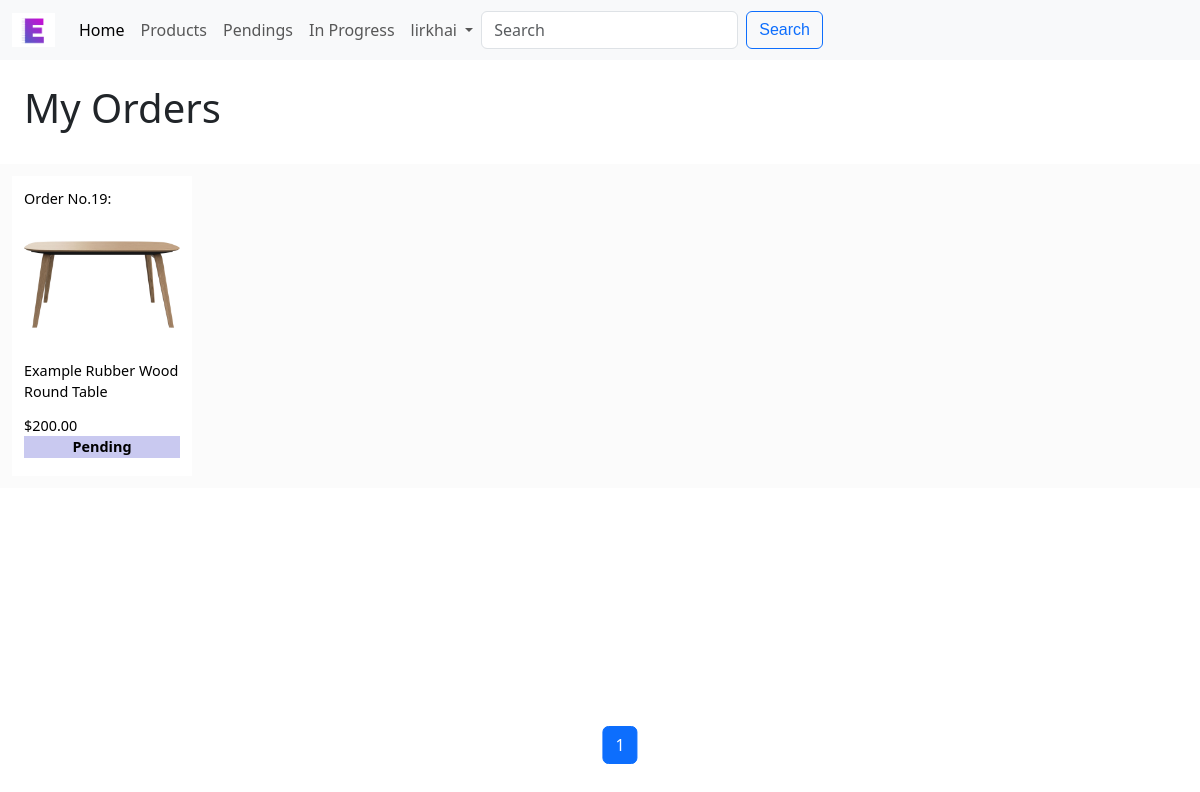
Screenshot of /my_orders (signed in) with the database file from the repository.
### esb/models.py (models this page shows, shortened)
class User(AbstractUser):
    email_token = models.CharField(max_length=200)
    email_is_verified = models.BooleanField(default=False)

class CustomerPurchase(models.Model):
    customer = models.ForeignKey(
        Customer, on_delete=models.CASCADE, related_name="customer_purchases"
    )
    purchase = models.ForeignKey(
        PurchaseOrder, on_delete=models.CASCADE, related_name="customer_purchases"
    )
    quantity = models.IntegerField()

class PurchaseOrder(models.Model):
    product = models.ForeignKey(
        Product, on_delete=models.CASCADE, related_name="order_product"
    )
    date_time = models.DateTimeField(null=True)
    target_quantity = models.IntegerField()
    @property
    def reach_target(self):
        total_quantity = sum(
            [purchase.quantity for purchase in self.customer_purchases.all()]
        )
        return total_quantity >= self.target_quantity

class Product(models.Model):
    title = models.CharField(max_length=100)
    description = models.TextField(max_length=1000)
    category = models.ForeignKey(
        Category,
        on_delete=models.SET_NULL,
        blank=True,
        null=True,
        related_name="categories",
    )
    price = models.DecimalField(max_digits=10, decimal_places=2)
    active = models.BooleanField(default=False)
    img = models.ImageField(upload_to="esb/static/esb/image")
    class Meta:
        ordering = ["-active", "id"]

### esb/views.py (the view)
# urls.py: path("my_orders", views.my_orders, name="my_orders"),
def my_orders(request):
    user = User.objects.get(username=request.user.username)
    try:
        cus = Customer.objects.get(user=user)
        cusP = CustomerPurchase.objects.filter(
            customer=cus).order_by("-purchase_id")
    except (Customer.DoesNotExist, CustomerPurchase.DoesNotExist):
        cusP = CustomerPurchase.objects.none()
        cus = None
    paginator = Paginator(cusP, 18)
    page_number = request.GET.get("page")
    page_obj = paginator.get_page(page_number)
    prev_prev_page_number = page_obj.number - 2
    if page_obj.number + 2 in page_obj.paginator.page_range:
        next_next_page_number = page_obj.number + 2
    else:
        next_next_page_number = None
    return render(request, "esb/myorders.html", {
        "page_obj": page_obj,
        "cusP": cusP,
        "next_next_page_number": next_next_page_number,
        "prev_prev_page_number": prev_prev_page_number
    })

### esb/templates/esb/myorders.html
{% extends "esb/pendings.html" %}
{% block title %} <h1 class="padding1">My Orders</h1> {% endblock %}
{% block body-view %}
    {% for p in page_obj %}
        <a class="pending-view" href="{% url 'order_page' p.purchase.id %}">
            <div>Order No.{{ p.purchase.id}}: </div>
            <div class="div-preview-img">
                {% if p.purchase.product.img %}
                    <img src="{{ p.purchase.product.img }}" alt="{{ p.purchase.product.title }}">
                {% else %}
                    No Image.
                {% endif %}
            </div>
            <div class="div-preview-title">
                {{ p.purchase.product.title }}
            </div>
            <div>
                ${{ p.purchase.product.price }}
            </div>
            {% if p.purchase.reach_target %}
                <p id="order-status" style="background-color: rgba(121, 250, 121, 0.767);">In Progress</p>
            {% else %}
                <p id="order-status" style="background-color: rgba(170, 170, 231, 0.632);">Pending</p>
            {% endif %}
        </a>
    {% endfor %}
{% endblock %}

### esb/templates/esb/layout.html (shortened to what this page needs)
{% load static %}
<!DOCTYPE html>
<html lang="en">
    <head>
        <link href="https://cdn.jsdelivr.net/npm/bootstrap@5.3.0-alpha1/dist/css/bootstrap.min.css" rel="stylesheet"
>
        <link rel="stylesheet" href="{% static 'esb/styles.css' %}">
    </head>
    <body>
        <nav class="navbar navbar-expand-lg bg-body-tertiary fixed-top">
            <div class="container-fluid">
                <a class="navbar-brand" href="#">
                    <img src="{% static 'esb/image/ESB.jpg' %}" alt="Esb" width="43" height="34">
                </a>
                <div class="collapse navbar-collapse" id="navbarNavDropdown" style="text-align:center;">
                    <ul class="navbar-nav">
                        <li class="nav-item">
                            <a class="nav-link active" aria-current="page" href="{% url 'index' %}">Home</a>
                        </li>
                        <li class="nav-item">
                            <a class="nav-link" href="{% url 'category' %}">Products</a>
                        </li>
                        <li class="nav-item">
                            <a class="nav-link" href="{% url 'pendings' %}">Pendings</a>
                        </li>
                        <li class="nav-item">
                            <a class="nav-link" href="{% url 'inprogress' %}">In Progress</a>
                        </li>
                        {% if request.user.is_authenticated %}
                        <li class="nav-item dropdown" style="text-align:center;">
                            <a class="nav-link dropdown-toggle" href="#" role="button" data-bs-toggle="dropdown" aria-expanded="false">
                                {{ user.username }}
                            </a>
                        </li>
                        {% endif %}
                    </ul>
                    <form action="{% url 'search_products' %}"class="d-flex" role="search" method="get">
                        <input class="form-control me-2" type="search" placeholder="Search" aria-label="Search" name="q">
                        <button class="btn btn-outline-primary" type="submit">Search</button>
                    </form>
                </div>
            </div>
        </nav>
    {% block body %}
    {% endblock %}
    </body>
</html>

### esb/static/esb/styles.css (style rules this page uses)
body { padding-top: 3.75rem; padding-bottom: 3.75rem; }
.btn { font-family: 'Gill Sans', 'Gill Sans MT', Calibri, 'Trebuchet MS', sans-serif; }
#order-status { font-weight: bolder; text-align: center; }
.padding1 { padding: 2%; }
.pending-view { padding: 1%; margin: 1%; text-decoration: none; color: black; width: 180px; height: 300px; font-size: calc(0.6rem + 0.4vw); background-color: white; }
.div-preview-title { height: 20%; overflow: hidden; }
.div-preview-img { height: 150px; display: flex; justify-content: center; align-items: center; }
.div-preview-img img { width: 100%; max-height: 100%; }

### rows the page displays
User: username "lirkhai"
CustomerPurchase: purchase.id "19", purchase.product.img (picture), purchase.product "Example Rubber Wood Round Table", purchase.product.price "200.00", quantity "Pending"

### other values shown
{{ page_obj.number }} "1"
